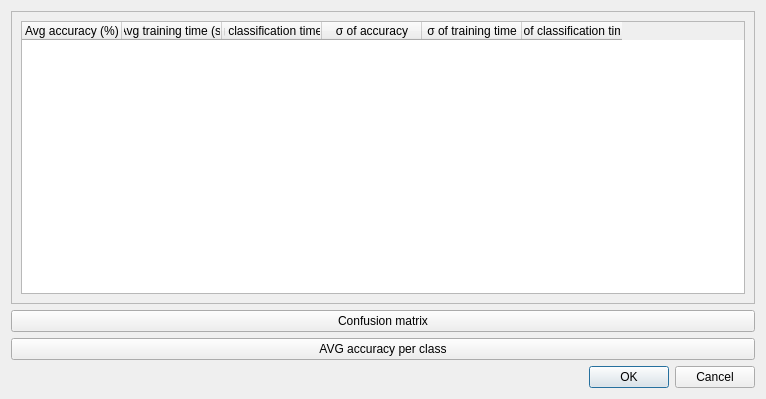
<?xml version="1.0" encoding="UTF-8"?>
<ui version="4.0">
 <class>DialogResults</class>
 <widget class="QDialog" name="DialogResults">
  <property name="geometry">
   <rect>
    <x>0</x>
    <y>0</y>
    <width>766</width>
    <height>399</height>
   </rect>
  </property>
  <property name="windowTitle">
   <string>Results</string>
  </property>
  <layout class="QVBoxLayout" name="verticalLayout">
   <item>
    <widget class="QScrollArea" name="scrollArea">
     <property name="widgetResizable">
      <bool>true</bool>
     </property>
     <widget class="QWidget" name="scrollAreaWidgetContents">
      <property name="geometry">
       <rect>
        <x>0</x>
        <y>0</y>
        <width>746</width>
        <height>292</height>
       </rect>
      </property>
      <layout class="QVBoxLayout" name="verticalLayout_2">
       <item>
        <widget class="QTableWidget" name="results_table">
         <column>
          <property name="text">
           <string>Avg accuracy (%)</string>
          </property>
         </column>
         <column>
          <property name="text">
           <string>Avg training time (s)</string>
          </property>
         </column>
         <column>
          <property name="text">
           <string>Avg classification time (s)</string>
          </property>
         </column>
         <column>
          <property name="text">
           <string>σ of accuracy</string>
          </property>
         </column>
         <column>
          <property name="text">
           <string>σ of training time</string>
          </property>
         </column>
         <column>
          <property name="text">
           <string>σ of classification time</string>
          </property>
         </column>
        </widget>
       </item>
      </layout>
     </widget>
    </widget>
   </item>
   <item>
    <widget class="QPushButton" name="btn_confusion_matrix">
     <property name="text">
      <string>Confusion matrix</string>
     </property>
    </widget>
   </item>
   <item>
    <widget class="QPushButton" name="btn_avg_acc_per_class">
     <property name="text">
      <string>AVG accuracy per class</string>
     </property>
    </widget>
   </item>
   <item>
    <widget class="QDialogButtonBox" name="buttonBox">
     <property name="orientation">
      <enum>Qt::Horizontal</enum>
     </property>
     <property name="standardButtons">
      <set>QDialogButtonBox::Cancel|QDialogButtonBox::Ok</set>
     </property>
    </widget>
   </item>
  </layout>
 </widget>
 <resources/>
 <connections>
  <connection>
   <sender>buttonBox</sender>
   <signal>accepted()</signal>
   <receiver>DialogResults</receiver>
   <slot>accept()</slot>
   <hints>
    <hint type="sourcelabel">
     <x>248</x>
     <y>254</y>
    </hint>
    <hint type="destinationlabel">
     <x>157</x>
     <y>274</y>
    </hint>
   </hints>
  </connection>
  <connection>
   <sender>buttonBox</sender>
   <signal>rejected()</signal>
   <receiver>DialogResults</receiver>
   <slot>reject()</slot>
   <hints>
    <hint type="sourcelabel">
     <x>316</x>
     <y>260</y>
    </hint>
    <hint type="destinationlabel">
     <x>286</x>
     <y>274</y>
    </hint>
   </hints>
  </connection>
 </connections>
</ui>
